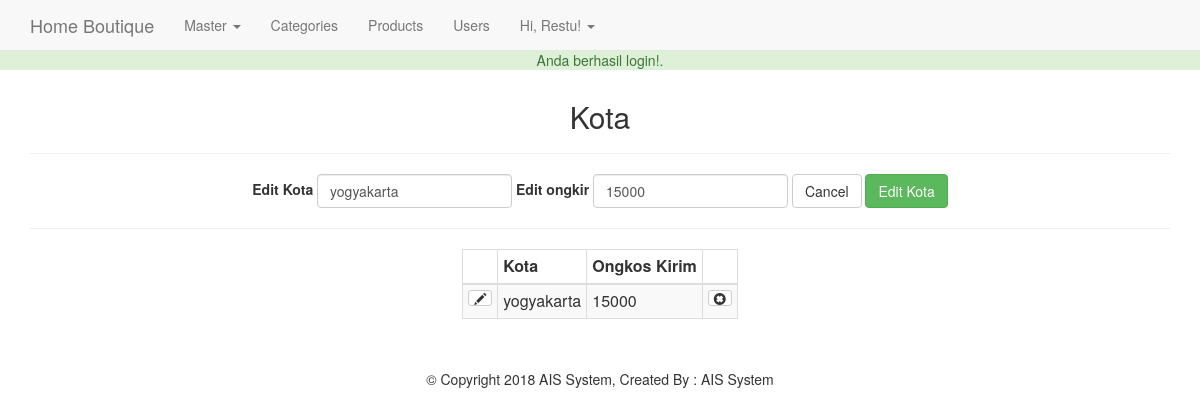
Page /admin/Kota.php?edit=1 (signed in) on the committed database.
### tables this page shows
CREATE TABLE `kota`  (
  `id_kota` int(5) NOT NULL AUTO_INCREMENT,
  `nama_kota` varchar(50) NULL DEFAULT NULL,
  `ongkos_kirim` int(10) NULL DEFAULT NULL,
  PRIMARY KEY (`id_kota`) USING BTREE
);

### helpers/helpers.php (called while the page is built, shortened)
<?php
function sanitize($dirty){
  return htmlentities($dirty,ENT_QUOTES,"UTF-8");
}

### admin/Kota.php (the view, shortened to what this page needs)
<?php
  require_once '../core/init.php';
  include 'includes/head.php';
  include 'includes/navigation.php';
  $sql = "SELECT * FROM kota ORDER BY nama_kota";
  $result = $db->query($sql);
  if (isset($_GET['edit']) && !empty($_GET['edit'])) {
    $edit_id = $_GET['edit'];
    $edit_id = sanitize($edit_id);
    $sql2 = "SELECT * FROM kota WHERE id_kota = '$edit_id'";
    $er = $db->query($sql2);
    $ekota = mysqli_fetch_assoc($er);
  }
?>
<div class="container">
  <h2 class="text-center">Kota</h2><hr>
  <div class="text-center">
    <form class="form-inline" action="Kota.php<?=((isset($_GET['edit']))?'?edit='.$edit_id:'');?>" method="post">
      <div class="fom-group">
        <?php
        $kota_value = '';
        $ongkir_value = '';
        if (isset($_GET['edit'])) {
          $kota_value = $ekota['nama_kota'];
          $ongkir_value = $ekota['ongkos_kirim'];
        }else{
          if (isset($_POST['kota'])) {
            $kota_value = sanitize($_POST['kota']);
            $ongkir_value = sanitize($_POST['ongkir']);
          }
        }
        ?>
        <label for="brand"><?=((isset($_GET['edit']))?'Edit':'Tambah');?> Kota</label>
        <input type="text" name="kota" id="kota" class="form-control" value="<?=$kota_value;?>">
        <label for="brand"><?=((isset($_GET['edit']))?'Edit':'Tambah');?> ongkir</label>
        <input type="number" name="ongkir" id="ongkir" class="form-control" value="<?=$ongkir_value;?>">
        <?php if(isset($_GET['edit'])) : ?>
          <a href="brands.php" class="btn btn-default">Cancel</a>
        <?php endif; ?>
        <input type="submit" name="add_submit" value="<?=((isset($_GET['edit']))?'Edit':'Tambah');?> Kota" class="btn btn-success">
      </div>
    </form>
  </div>
  <hr>
  <table class="table table-bordered table-striped table-auto table-condensed">
      <thead>
        <th></th>
        <th>Kota</th>
        <th>Ongkos Kirim</th>
        <th></th>
      </thead>
      <tbody>
      <?php foreach ($result as $ambil) : ?>
        <tr>
          <td><a href="Kota.php?edit=<?=$ambil['id_kota'];?>" class="btn btn-xs btn-default"><span class="glyphicon glyphicon-pencil"></span></a></td>
          <td><?=$ambil['nama_kota'];?></td>
          <td><?=$ambil['ongkos_kirim'];?></td>
          <td><a href="Kota.php?delete=<?=$ambil['id_kota'];?>" class="btn btn-xs btn-default" onclick="return confirm('Yakin akan menghapus data ini');">
              <span class="glyphicon glyphicon-remove-sign"></span></a>
          </td>
        </tr>
      <?php endforeach; ?>
      </tbody>
  </table>
</div>
<?php include 'includes/footer.php'; ?>

### css/main.css (style rules this page uses)
body { padding-top: 50px; }
.table-auto { width: auto; margin: 0 auto; }

### admin/Kota.php (style rules this page uses)
.table-auto { width: auto; margin: 0 auto; }

### rows in the picture
kota: kota "yogyakarta", ongkir "15000", nama_kota "yogyakarta", ongkos_kirim "15000"

### other values in the picture
$_SESSION['success_flash'] "Anda berhasil login!."
$user_data['first'] "Restu"
